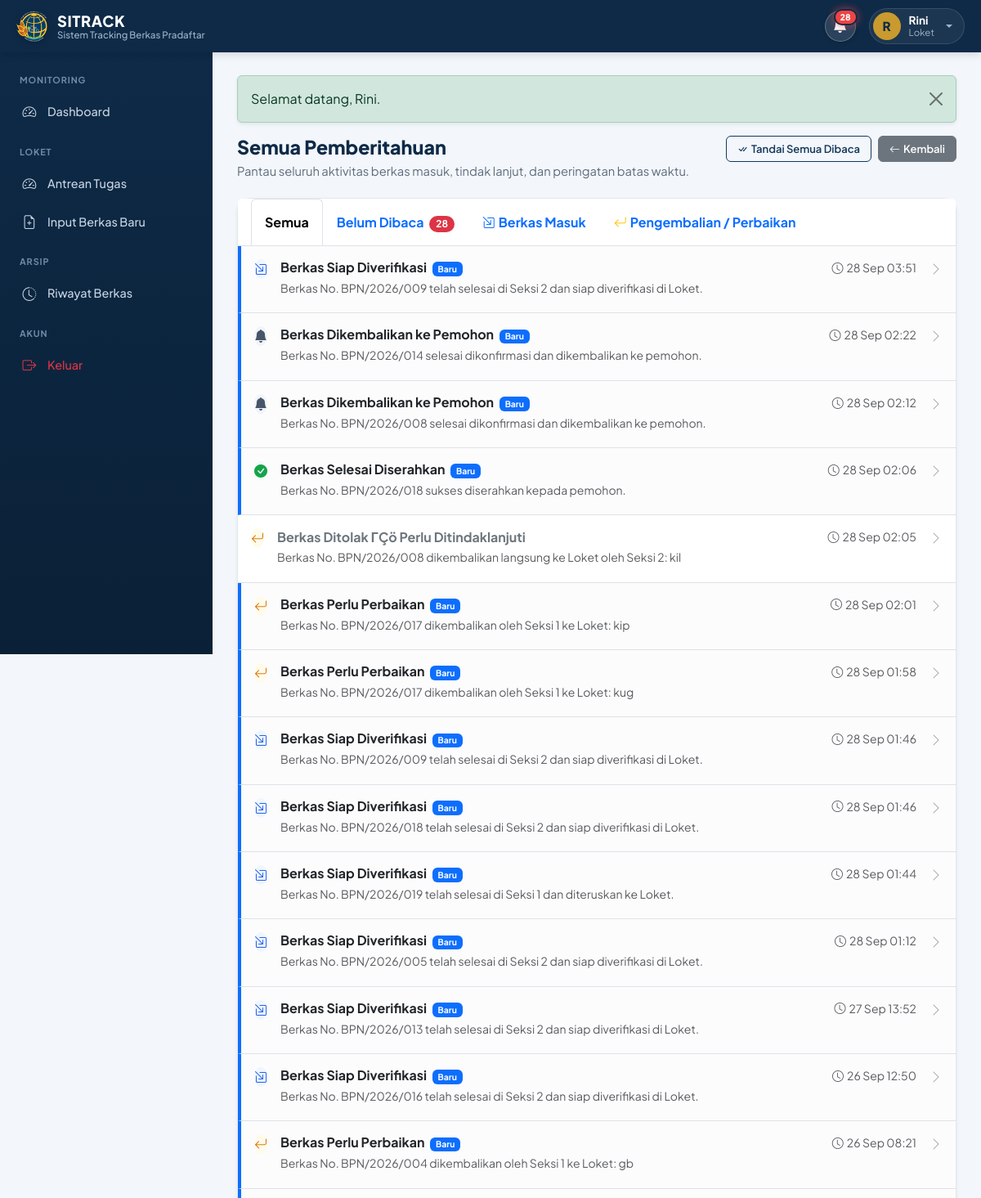
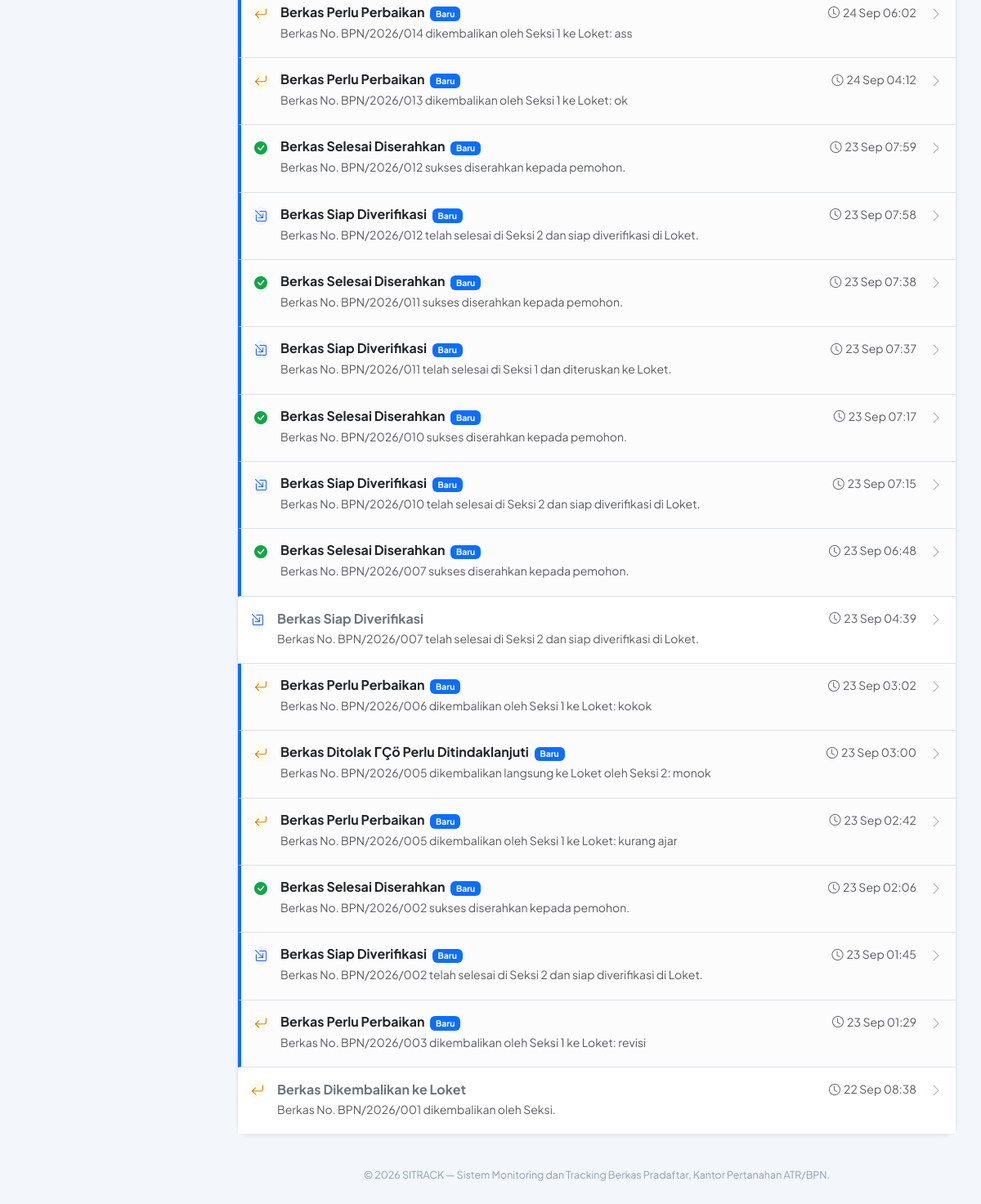
The app's page /notifikasi.php (signed in) with its own data (2 pictures, top to bottom).
### tables this page shows
CREATE TABLE `notifikasi` (
  `id` int(10) unsigned NOT NULL AUTO_INCREMENT,
  `id_berkas` int(10) unsigned DEFAULT NULL,
  `target_role` enum('admin','loket','seksi_1','seksi_2','all') NOT NULL,
  `target_user_id` int(10) unsigned DEFAULT NULL COMMENT 'Jika ditujukan ke user spesifik',
  `judul` varchar(150) NOT NULL,
  `pesan` text NOT NULL,
  `tipe` enum('masuk','kembali','selesai','warning','kritis','info') NOT NULL DEFAULT 'masuk',
  `link` varchar(255) NOT NULL,
  `created_at` timestamp NOT NULL DEFAULT current_timestamp(),
  PRIMARY KEY (`id`),
  KEY `idx_notif_target` (`target_role`,`target_user_id`),
  KEY `idx_notif_created` (`created_at`),
  KEY `fk_notif_berkas` (`id_berkas`),
  KEY `fk_notif_target_user` (`target_user_id`),
  CONSTRAINT `fk_notif_berkas` FOREIGN KEY (`id_berkas`) REFERENCES `berkas` (`id`) ON DELETE CASCADE,
  CONSTRAINT `fk_notif_target_user` FOREIGN KEY (`target_user_id`) REFERENCES `users` (`id`) ON DELETE SET NULL
);

### includes/notification_helper.php (called while the page is built, shortened)
<?php
function waktuLalu(string|int|null $datetime): string
{
    $time = is_numeric($datetime) ? (int) $datetime : strtotime($datetime);
    $diff = time() - $time;
    if ($diff < 60) {
        return 'Baru saja';
    } elseif ($diff < 3600) {
        $menit = max(1, (int) round($diff / 60));
        return $menit . ' mnt lalu';
    } elseif ($diff < 86400) {
        $jam = max(1, (int) round($diff / 3600));
        return $jam . ' jam lalu';
    } elseif ($diff < 172800) {
        return 'Kemarin, ' . date('H:i', $time);
    } else {
        $bulanIndo = [
            1 => 'Jan', 2 => 'Feb', 3 => 'Mar', 4 => 'Apr', 5 => 'Mei', 6 => 'Jun',
            7 => 'Jul', 8 => 'Agt', 9 => 'Sep', 10 => 'Okt', 11 => 'Nov', 12 => 'Des'
        ];
        $m = (int) date('n', $time);
        return date('d', $time) . ' ' . ($bulanIndo[$m] ?? date('M', $time)) . ' ' . date('H:i', $time);
    }
}
function notifStyle(string $tipe): array
{
    return match ($tipe) {
        'masuk'   => ['bi-box-arrow-in-down-right', 'text-primary', 'bg-primary-subtle', 'style="background-color:#EFF6FF;color:#2563EB;"'],
        'kembali' => ['bi-arrow-return-left', 'text-warning-emphasis', 'bg-warning-subtle', 'style="background-color:#FFFBEB;color:#D97706;"'],
        'selesai' => ['bi-check-circle-fill', 'text-success', 'bg-success-subtle', 'style="background-color:#F0FDF4;color:#16A34A;"'],
        'warning' => ['bi-exclamation-triangle-fill', 'text-warning-emphasis', 'bg-warning-subtle', 'style="background-color:#FFF7ED;color:#EA580C;"'],
        'kritis'  => ['bi-exclamation-octagon-fill', 'text-danger', 'bg-danger-subtle', 'style="background-color:#FEF2F2;color:#DC2626;"'],
        default   => ['bi-bell-fill', 'text-secondary', 'bg-light', 'style="background-color:#F1F5F9;color:#475569;"'],
    };
}
function hitungNotifikasiBelumDibaca(PDO $conn, int $userId, string $role): int
{
    try {
        $stmt = $conn->prepare("
            SELECT COUNT(*)
            FROM notifikasi n
            LEFT JOIN notifikasi_read nr ON nr.notifikasi_id = n.id AND nr.user_id = ?
            WHERE (n.target_role = ? OR n.target_role = 'all' OR n.target_user_id = ?)
              AND (n.target_user_id IS NULL OR n.target_user_id = ?)
              AND nr.id IS NULL
        ");
        $stmt->execute([$userId, $role, $userId, $userId]);
        return (int) $stmt->fetchColumn();
    } catch (Throwable $e) {
        error_log('Error hitungNotifikasiBelumDibaca: ' . $e->getMessage());
        return 0;
    }
}

### includes/functions.php (called while the page is built, shortened)
<?php
function e(?string $value): string
{
    return htmlspecialchars((string) $value, ENT_QUOTES, 'UTF-8');
}
function formatTanggal(?string $datetime): string
{
    $bulan = ['Januari','Februari','Maret','April','Mei','Juni','Juli','Agustus','September','Oktober','November','Desember'];
    $ts = strtotime($datetime);
    return date('d', $ts) . ' ' . $bulan[(int) date('n', $ts) - 1] . ' ' . date('Y H:i', $ts);
}
require_once __DIR__ . '/notification_helper.php';

### notifikasi.php (the view, shortened to what this page needs)
<?php
require_once __DIR__ . '/config/database.php';
require_once __DIR__ . '/includes/functions.php';
$userId = (int) $_SESSION['user_id'];
$role   = $_SESSION['role'] ?? '';
$tab    = $_GET['tab'] ?? 'semua';
$whereClause = "(n.target_role = ? OR n.target_role = 'all' OR n.target_user_id = ?) AND (n.target_user_id IS NULL OR n.target_user_id = ?)";
$params = [$userId, $role, $userId, $userId];
$stmt = $conn->prepare("
    SELECT n.*,
           (nr.id IS NOT NULL) AS is_read,
           b.nomor_pendaftaran,
           b.nama_pemohon
    FROM notifikasi n
    LEFT JOIN notifikasi_read nr ON nr.notifikasi_id = n.id AND nr.user_id = ?
    LEFT JOIN berkas b ON b.id = n.id_berkas
    WHERE $whereClause
    ORDER BY n.created_at DESC
    LIMIT 100
");
$stmt->execute($params);
$notifikasiList = $stmt->fetchAll();
$totalUnread = hitungNotifikasiBelumDibaca($conn, $userId, $role);
require_once __DIR__ . '/includes/header.php';
require_once __DIR__ . '/includes/sidebar.php';
?>
<div class="page-head">
    <div>
        <h1>Semua Pemberitahuan</h1>
        <p>Pantau seluruh aktivitas berkas masuk, tindak lanjut, dan peringatan batas waktu.</p>
    </div>
    <div class="d-flex gap-2 align-items-center">
        <?php if ($totalUnread > 0): ?>
            <form action="notifikasi.php?tab=<?= urlencode($tab) ?>" method="POST" class="d-inline">
                <button type="submit" class="btn btn-outline-primary btn-sm">
                    <i class="bi bi-check-all me-1"></i>Tandai Semua Dibaca
                </button>
            </form>
        <?php endif; ?>
        <a href="javascript:history.back()" class="btn btn-secondary btn-sm">
            <i class="bi bi-arrow-left me-1"></i>Kembali
        </a>
    </div>
</div>
<div class="card shadow-sm mb-4">
    <div class="card-header bg-white border-bottom p-0">
        <ul class="nav nav-tabs card-header-tabs m-0 px-3 border-0 flex-nowrap overflow-x-auto" style="scrollbar-width: thin; -webkit-overflow-scrolling: touch;">
            <li class="nav-item">
                <a class="nav-link <?= $tab === 'semua' ? 'active fw-bold' : '' ?> py-3" href="notifikasi.php?tab=semua">
                    Semua
                </a>
            </li>
            <li class="nav-item">
                <a class="nav-link <?= $tab === 'unread' ? 'active fw-bold' : '' ?> py-3" href="notifikasi.php?tab=unread">
                    Belum Dibaca
                    <?php if ($totalUnread > 0): ?>
                        <span class="badge bg-danger rounded-pill ms-1"><?= $totalUnread ?></span>
                    <?php endif; ?>
                </a>
            </li>
            <li class="nav-item">
                <a class="nav-link <?= $tab === 'masuk' ? 'active fw-bold' : '' ?> py-3" href="notifikasi.php?tab=masuk">
                    <i class="bi bi-box-arrow-in-down-right me-1 text-primary"></i>Berkas Masuk
                </a>
            </li>
            <li class="nav-item">
                <a class="nav-link <?= $tab === 'kembali' ? 'active fw-bold' : '' ?> py-3" href="notifikasi.php?tab=kembali">
                    <i class="bi bi-arrow-return-left me-1 text-warning"></i>Pengembalian / Perbaikan
                </a>
            </li>
        </ul>
    </div>
    <div class="card-body p-0">
        <?php if (empty($notifikasiList)): ?>
            <div class="text-center py-5">
                <i class="bi bi-bell-slash text-muted" style="font-size: 2.5rem;"></i>
                <div class="fw-semibold mt-2 text-muted">Tidak ada pemberitahuan pada kategori ini.</div>
            </div>
        <?php else: ?>
            <div class="list-group list-group-flush">
                <?php foreach ($notifikasiList as $item):
                    [$icon, $textColor, $bgColor, $styleAttr] = notifStyle($item['tipe']);
                    $isUnread = !(bool)$item['is_read'];
                ?>
                <a href="notifikasi_baca.php?id=<?= (int)$item['id'] ?>"
                   class="list-group-item list-group-item-action p-3 d-flex align-items-start gap-3 transition-all <?= $isUnread ? 'bg-light-subtle' : '' ?>"
                   style="<?= $isUnread ? 'border-left: 4px solid #0D6EFD; background-color: #F8FAFC;' : '' ?>">
                    <div class="rounded-circle d-flex align-items-center justify-content-center flex-shrink-0"
                         <?= $styleAttr ?>
                         style="width: 42px; height: 42px; font-size: 1.15rem;">
                        <i class="bi <?= $icon ?>"></i>
                    </div>
                    <div class="flex-grow-1 min-w-0">
                        <div class="d-flex justify-content-between align-items-center mb-1">
                            <h6 class="mb-0 fw-bold <?= $isUnread ? 'text-dark' : 'text-secondary' ?>">
                                <?= e($item['judul']) ?>
                                <?php if ($isUnread): ?>
                                    <span class="badge text-bg-primary ms-1" style="font-size: 0.65rem;">Baru</span>
                                <?php endif; ?>
                            </h6>
                            <span class="small text-muted" title="<?= formatTanggal($item['created_at']) ?>">
                                <i class="bi bi-clock me-1"></i><?= waktuLalu($item['created_at']) ?>
                            </span>
                        </div>
                        <p class="mb-1 small text-muted text-break" style="line-height: 1.45;">
                            <?= e($item['pesan']) ?>
                        </p>
                    </div>
                    <div>
                        <i class="bi bi-chevron-right text-muted opacity-50"></i>
                    </div>
                </a>
                <?php endforeach; ?>
            </div>
        <?php endif; ?>
    </div>
</div>
<?php require_once __DIR__ . '/includes/footer.php'; ?>

### assets/css/style.css (style rules this page uses)
:root { --navy-900: #0E2A47; --navy-800: #14385C; --navy-700: #1B4770; --gold-500: #C99A2E; --gold-100: #FBF1DC; --bg-canvas: #F3F6FA; --surface: #FFFFFF; --text-900: #16212E; --text-600: #5C6B7C; --text-400: #8FA0B2; --border: #E2E8F0; --radius-md: 10px; --radius-lg: 16px; --shadow-soft: 0 1px 2px rgba(14, 42, 71, 0.06), 0 4px 16px rgba(14, 42, 71, 0.06); }
* { box-sizing: border-box; }
html { height: 100%; }
body { min-height: 100%; }
body { font-family: 'Plus Jakarta Sans', -apple-system, BlinkMacSystemFont, 'Segoe UI', sans-serif; background: var(--bg-canvas); color: var(--text-900); margin: 0; -webkit-font-smoothing: antialiased; }
a { text-decoration: none; }
.page-head { display: flex; align-items: flex-start; justify-content: space-between; gap: 16px; margin-bottom: 22px; flex-wrap: wrap; }
.page-head h1 { font-size: 1.45rem; font-weight: 800; color: var(--navy-900); margin: 0 0 4px; }
.page-head p { color: var(--text-600); margin: 0; font-size: 0.92rem; }
.card { border: 1px solid var(--border); border-radius: var(--radius-lg); box-shadow: var(--shadow-soft); }
.card-header { background: var(--surface); border-bottom: 1px solid var(--border); font-weight: 700; color: var(--navy-900); padding: 16px 20px; }
.card-body { padding: 20px; }
.btn { border-radius: var(--radius-md); font-weight: 600; font-size: 0.89rem; padding: 9px 18px; }
.btn-sm, .btn-group-sm > .btn { padding: 6px 13px; font-size: 0.8125rem; line-height: 1.4; border-radius: 6px; font-weight: 600; }
.btn-outline-primary { color: var(--navy-800); border-color: var(--navy-800); }

### records on screen
notifikasi: judul "Berkas Siap Diverifikasi", shows "Baru", created_at "28 Sep 03:51", pesan "Berkas No. BPN/2026/009 telah selesai di Seksi 2 dan siap diverifikasi di Loket."
notifikasi: judul "Berkas Dikembalikan ke Pemohon", shows "Baru", created_at "28 Sep 02:22", pesan "Berkas No. BPN/2026/014 selesai dikonfirmasi dan dikembalikan ke pemohon."
notifikasi: judul "Berkas Dikembalikan ke Pemohon", shows "Baru", created_at "28 Sep 02:12", pesan "Berkas No. BPN/2026/008 selesai dikonfirmasi dan dikembalikan ke pemohon."
notifikasi: judul "Berkas Selesai Diserahkan", shows "Baru", created_at "28 Sep 02:06", pesan "Berkas No. BPN/2026/018 sukses diserahkan kepada pemohon."
notifikasi: judul "Berkas Ditolak ΓÇö Perlu Ditindaklanjuti", created_at "28 Sep 02:05", pesan "Berkas No. BPN/2026/008 dikembalikan langsung ke Loket oleh Seksi 2: kil"
notifikasi: judul "Berkas Perlu Perbaikan", shows "Baru", created_at "28 Sep 02:01", pesan "Berkas No. BPN/2026/017 dikembalikan oleh Seksi 1 ke Loket: kip"
notifikasi: judul "Berkas Perlu Perbaikan", shows "Baru", created_at "28 Sep 01:58", pesan "Berkas No. BPN/2026/017 dikembalikan oleh Seksi 1 ke Loket: kug"
notifikasi: judul "Berkas Siap Diverifikasi", shows "Baru", created_at "28 Sep 01:46", pesan "Berkas No. BPN/2026/009 telah selesai di Seksi 2 dan siap diverifikasi di Loket."
notifikasi: judul "Berkas Siap Diverifikasi", shows "Baru", created_at "28 Sep 01:46", pesan "Berkas No. BPN/2026/018 telah selesai di Seksi 2 dan siap diverifikasi di Loket."
notifikasi: judul "Berkas Siap Diverifikasi", shows "Baru", created_at "28 Sep 01:44", pesan "Berkas No. BPN/2026/019 telah selesai di Seksi 1 dan diteruskan ke Loket."
notifikasi: judul "Berkas Siap Diverifikasi", shows "Baru", created_at "28 Sep 01:12", pesan "Berkas No. BPN/2026/005 telah selesai di Seksi 2 dan siap diverifikasi di Loket."
notifikasi: judul "Berkas Siap Diverifikasi", shows "Baru", created_at "27 Sep 13:52", pesan "Berkas No. BPN/2026/013 telah selesai di Seksi 2 dan siap diverifikasi di Loket."
notifikasi: judul "Berkas Siap Diverifikasi", shows "Baru", created_at "26 Sep 12:50", pesan "Berkas No. BPN/2026/016 telah selesai di Seksi 2 dan siap diverifikasi di Loket."
notifikasi: judul "Berkas Perlu Perbaikan", shows "Baru", created_at "26 Sep 08:21", pesan "Berkas No. BPN/2026/004 dikembalikan oleh Seksi 1 ke Loket: gb"
notifikasi: judul "Berkas Perlu Perbaikan", shows "Baru", created_at "24 Sep 06:02", pesan "Berkas No. BPN/2026/014 dikembalikan oleh Seksi 1 ke Loket: ass"
notifikasi: judul "Berkas Perlu Perbaikan", shows "Baru", created_at "24 Sep 04:12", pesan "Berkas No. BPN/2026/013 dikembalikan oleh Seksi 1 ke Loket: ok"
notifikasi: judul "Berkas Selesai Diserahkan", shows "Baru", created_at "23 Sep 07:59", pesan "Berkas No. BPN/2026/012 sukses diserahkan kepada pemohon."
notifikasi: judul "Berkas Siap Diverifikasi", shows "Baru", created_at "23 Sep 07:58", pesan "Berkas No. BPN/2026/012 telah selesai di Seksi 2 dan siap diverifikasi di Loket."
notifikasi: judul "Berkas Selesai Diserahkan", shows "Baru", created_at "23 Sep 07:38", pesan "Berkas No. BPN/2026/011 sukses diserahkan kepada pemohon."
notifikasi: judul "Berkas Siap Diverifikasi", shows "Baru", created_at "23 Sep 07:37", pesan "Berkas No. BPN/2026/011 telah selesai di Seksi 1 dan diteruskan ke Loket."
notifikasi: judul "Berkas Selesai Diserahkan", shows "Baru", created_at "23 Sep 07:17", pesan "Berkas No. BPN/2026/010 sukses diserahkan kepada pemohon."
notifikasi: judul "Berkas Siap Diverifikasi", shows "Baru", created_at "23 Sep 07:15", pesan "Berkas No. BPN/2026/010 telah selesai di Seksi 2 dan siap diverifikasi di Loket."
notifikasi: judul "Berkas Selesai Diserahkan", shows "Baru", created_at "23 Sep 06:48", pesan "Berkas No. BPN/2026/007 sukses diserahkan kepada pemohon."
notifikasi: judul "Berkas Siap Diverifikasi", created_at "23 Sep 04:39", pesan "Berkas No. BPN/2026/007 telah selesai di Seksi 2 dan siap diverifikasi di Loket."
notifikasi: judul "Berkas Perlu Perbaikan", shows "Baru", created_at "23 Sep 03:02", pesan "Berkas No. BPN/2026/006 dikembalikan oleh Seksi 1 ke Loket: kokok"
notifikasi: judul "Berkas Ditolak ΓÇö Perlu Ditindaklanjuti", shows "Baru", created_at "23 Sep 03:00", pesan "Berkas No. BPN/2026/005 dikembalikan langsung ke Loket oleh Seksi 2: monok"
notifikasi: judul "Berkas Perlu Perbaikan", shows "Baru", created_at "23 Sep 02:42", pesan "Berkas No. BPN/2026/005 dikembalikan oleh Seksi 1 ke Loket: kurang ajar"
notifikasi: judul "Berkas Selesai Diserahkan", shows "Baru", created_at "23 Sep 02:06", pesan "Berkas No. BPN/2026/002 sukses diserahkan kepada pemohon."
notifikasi: judul "Berkas Siap Diverifikasi", shows "Baru", created_at "23 Sep 01:45", pesan "Berkas No. BPN/2026/002 telah selesai di Seksi 2 dan siap diverifikasi di Loket."
notifikasi: judul "Berkas Perlu Perbaikan", shows "Baru", created_at "23 Sep 01:29", pesan "Berkas No. BPN/2026/003 dikembalikan oleh Seksi 1 ke Loket: revisi"
notifikasi: judul "Berkas Dikembalikan ke Loket", created_at "22 Sep 08:38", pesan "Berkas No. BPN/2026/001 dikembalikan oleh Seksi."

### other values on screen
$notifUnreadCount "28"
substr($user['nama_lengkap'] ?? '?', 0, 1) "R"
$user['nama_lengkap'] "Rini"
roleLabel($user['role'] ?? '') "Loket"
$flash['message'] "Selamat datang, Rini."
$totalUnread "28"
